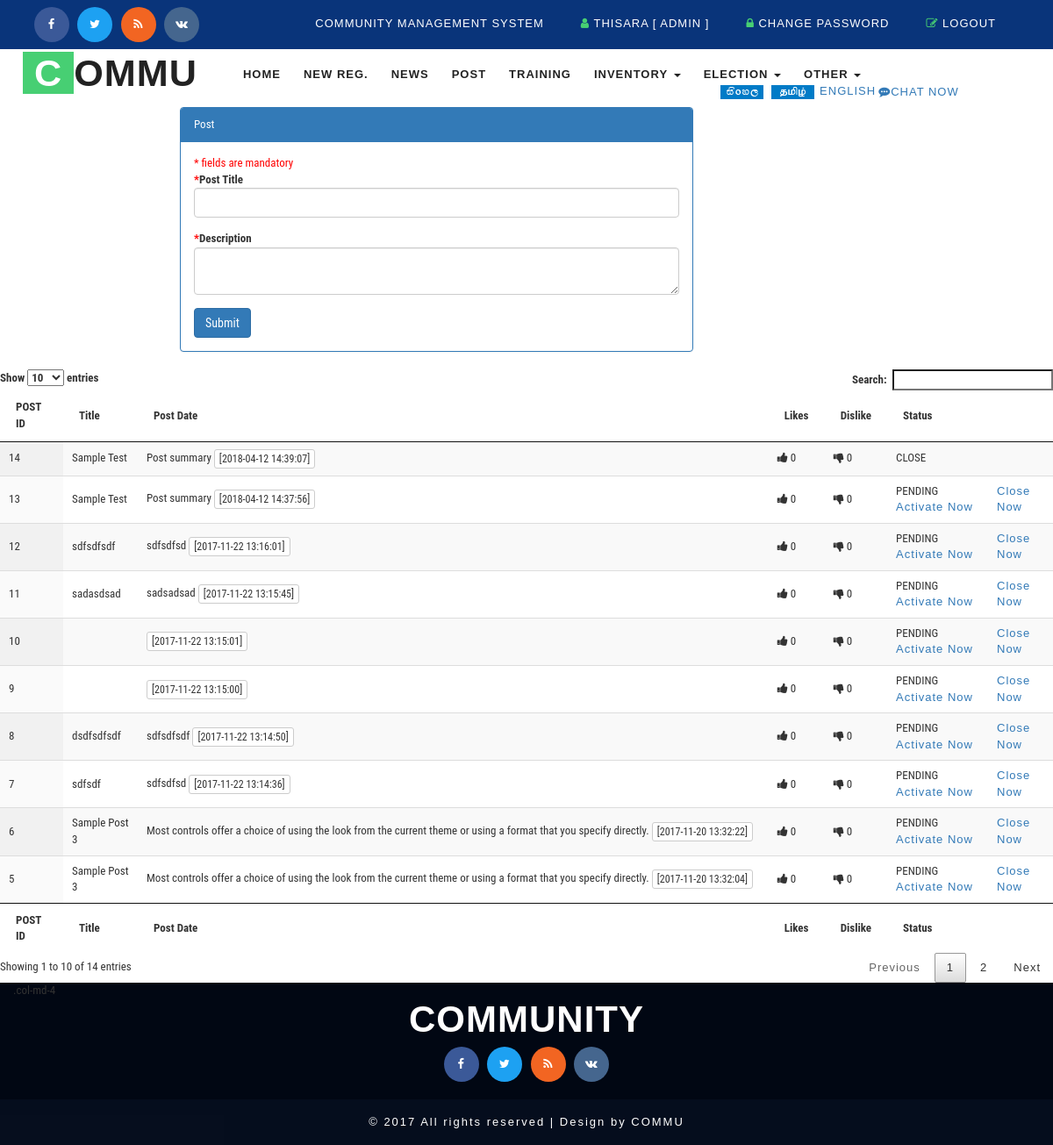
/admin_post.php (signed in), run on an earlier commit of the app's database.
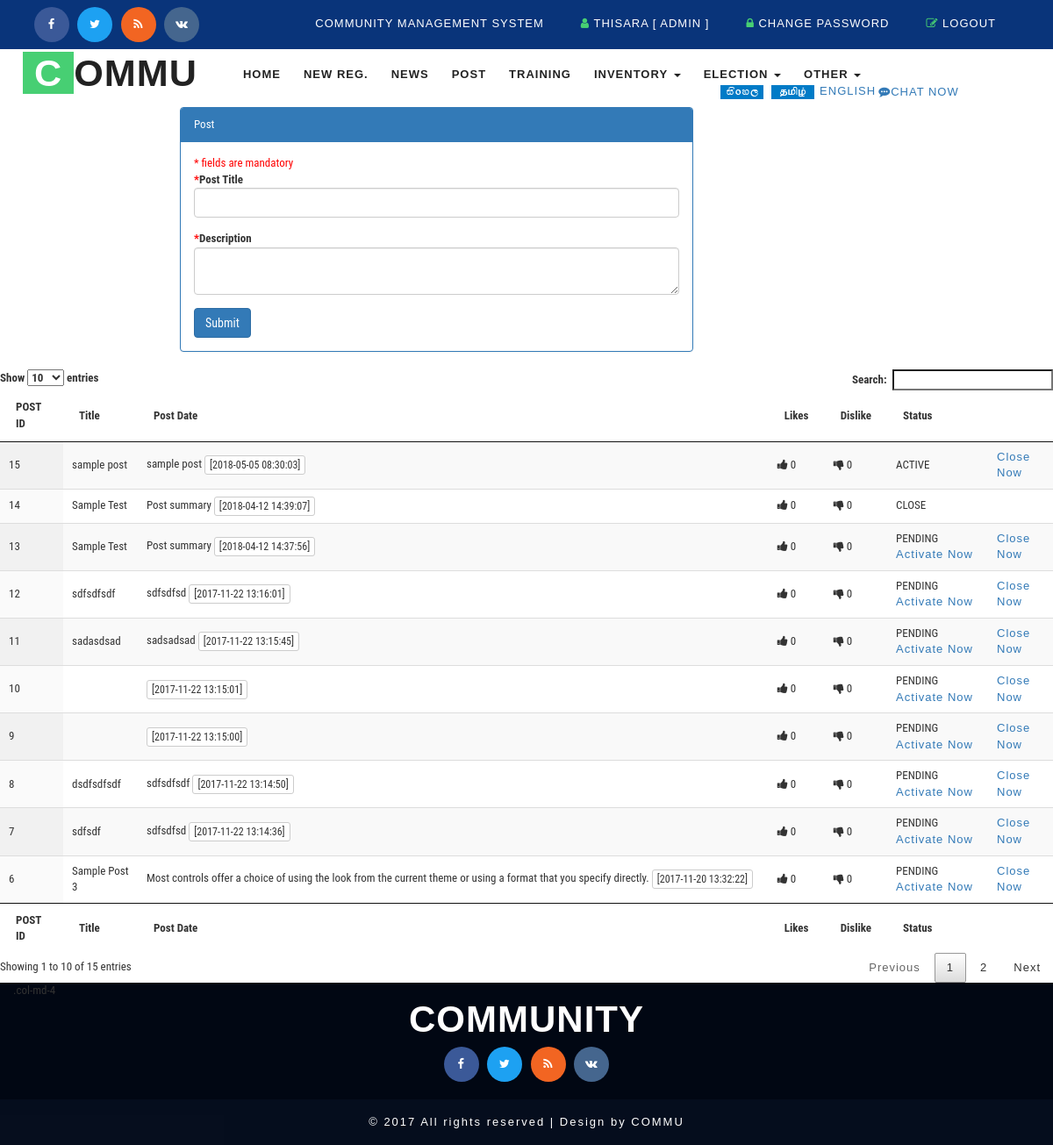
And on a later commit of the database.
### tables this page shows
CREATE TABLE `cms_post` (
  `id` int(5) NOT NULL AUTO_INCREMENT,
  `posttitle` varchar(250) DEFAULT NULL,
  `description` varchar(250) DEFAULT NULL,
  `plike` int(5) DEFAULT '0',
  `dislike` int(5) DEFAULT '0',
  `usercreated` int(5) DEFAULT NULL COMMENT 'cms_member',
  `datecreated` timestamp NOT NULL DEFAULT CURRENT_TIMESTAMP,
  `status` varchar(10) DEFAULT 'PENDING' COMMENT 'PENDING|ACTIVE|CLOSE',
  PRIMARY KEY (`id`),
  KEY `FK_cms_post_member` (`usercreated`),
  CONSTRAINT `FK_cms_post_member` FOREIGN KEY (`usercreated`) REFERENCES `cms_member` (`id`)
);

### model/DB.php (called while the page is built, shortened)
<?php
function getDBConnection() {
    $servername = "localhost";
    $username = "root";
    $password = "123";
    $db = "cmsdb";
    $conn = mysqli_connect($servername, $username, $password, $db);
    if (!$conn) {
        die("Connection failed: " . mysqli_connect_error());
    } else {
        return $conn;
    }
}
function getData($sql) {
    $conn = getDBConnection();
    $result = mysqli_query($conn, $sql);
    if (mysqli_num_rows($result) > 0) {
        return $result;
    } else {
        return FALSE;
    }
}
?>

### admin_post.php (the view, shortened to what the changed rows need)
<!DOCTYPE html>
<html lang="en">
    <head>
        <?php include_once './basecss.php'; ?>
    </head>
    <body>
        <div class="header">
            <div class="w3layouts_header_right">
            </div>
            <div class="w3layouts_header_left">
            </div>
            <div class="clearfix"> </div>
        </div>
        <div class="banner">
            <nav class="navbar navbar-default">
                <div class="navbar-header navbar-left">
                    <h1><a class="navbar-brand" href="index.html"><span>C</span>OMMU</a></h1>
                </div>
            </nav>
        </div>
        <div class="row">
            <div class="col-md-2"></div>
            <div class="col-md-6">
                <?php
                include './model/DB.php';
                ?>
            </div>
            <div class="col-md-4"></div>
        </div>
        <table id="example" class="display" cellspacing="0" width="100%" style="font-size: small">
            <thead>
                <tr>
                    <th>POST ID</th>
                    <th>Title</th>
                    <th>Post Date</th>
                    <th>Likes</th>
                    <th>Dislike</th>
                    <th>Status</th>
                    <th></th>
                </tr>
            </thead>
            <tfoot>
                <tr>
                    <th>POST ID</th>
                    <th>Title</th>
                    <th>Post Date</th>
                    <th>Likes</th>
                    <th>Dislike</th>
                    <th>Status</th>
                    <th></th>
                </tr>
            </tfoot>
            <tbody>
                <?php
                $sqlAllPost = " SELECT * FROM cms_post";
                $resultPost = getData($sqlAllPost);
                if ($resultPost != FALSE) {
                    while ($row = mysqli_fetch_assoc($resultPost)) {
                        ?>
                        <tr>
                            <td><?= $row['id']; ?></td>
                            <td><?= $row['posttitle']; ?></td>
                            <td><?= $row['description']; ?> <span class="btn btn-default btn-xs">[<?= $row['datecreated']; ?>] </span></td>
                            <td><i class="fa fa-thumbs-up"></i> <?= $row['plike']; ?></td>
                            <td><i class="fa fa-thumbs-down"></i> <?= $row['dislike']; ?> </td>
                            <td> <?= $row['status']; ?>
                              <?php if ($row['status'] == 'PENDING') {
                                  ?> <a href="admin_post.php?pid=<?= $row['id']; ?>&action=ACTIVE" >Activate Now</a> <?php
                                }
                               ?>
                            </td>
                            <td><?php
                if ($row['status'] != 'CLOSE') {
                            ?> <a href="admin_post.php?pid=<?= $row['id']; ?>&action=CLOSE" >Close Now</a> <?php
                                }
                                ?></td>
                        </tr>
                        <?php
                    }
                }
                ?>
            </tbody>
        </table>
    <div class="col-md-4">.col-md-4</div>
    <?php include './_footer.php';?>
</body>
</html>

What changed in the data, as far as the page shows it:
no longer on this page (row unchanged): cms_post: id "5", posttitle "Sample Post 3", description "Most controls offer a choice of using the look from the current theme or using a format that you specify directly.", datecreated "2017-11-20 13:32:04", plike "0", dislike "0", status "PENDING"
added cms_post: id "15", posttitle "sample post", description "sample post", datecreated "2018-05-05 08:30:03", plike "0", dislike "0", status "ACTIVE"
Also different on the page:
text written by a page script: "Show entries Search: Showing 1 to 10 of 14 entries Previous 1 2 Next" → "Show entries Search: Showing 1 to 10 of 15 entries Previous 1 2 Next"
